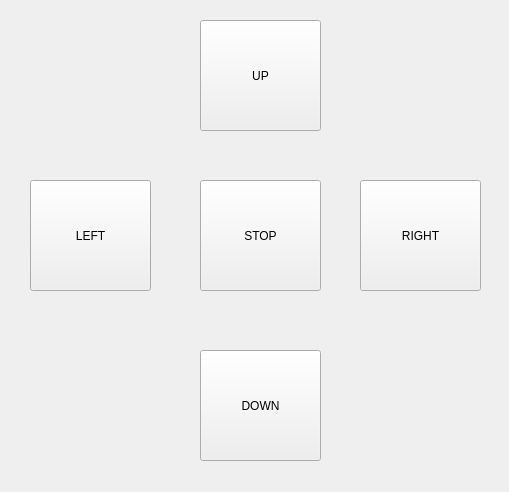
<?xml version="1.0" encoding="UTF-8"?>
<ui version="4.0">
 <class>MainWindowDesign</class>
 <widget class="QMainWindow" name="MainWindowDesign">
  <property name="geometry">
   <rect>
    <x>0</x>
    <y>0</y>
    <width>509</width>
    <height>492</height>
   </rect>
  </property>
  <property name="windowTitle">
   <string>QRosApp</string>
  </property>
  <property name="windowIcon">
   <iconset resource="../resources/images.qrc">
    <normaloff>:/images/icon.png</normaloff>:/images/icon.png</iconset>
  </property>
  <property name="locale">
   <locale language="English" country="Australia"/>
  </property>
  <widget class="QWidget" name="centralwidget">
   <widget class="QPushButton" name="pushButton_3">
    <property name="geometry">
     <rect>
      <x>360</x>
      <y>180</y>
      <width>121</width>
      <height>111</height>
     </rect>
    </property>
    <property name="text">
     <string>RIGHT</string>
    </property>
   </widget>
   <widget class="QPushButton" name="pushButton_2">
    <property name="geometry">
     <rect>
      <x>30</x>
      <y>180</y>
      <width>121</width>
      <height>111</height>
     </rect>
    </property>
    <property name="text">
     <string>LEFT</string>
    </property>
   </widget>
   <widget class="QPushButton" name="pushButton_1">
    <property name="geometry">
     <rect>
      <x>200</x>
      <y>20</y>
      <width>121</width>
      <height>111</height>
     </rect>
    </property>
    <property name="text">
     <string>UP</string>
    </property>
   </widget>
   <widget class="QPushButton" name="pushButton_4">
    <property name="geometry">
     <rect>
      <x>200</x>
      <y>350</y>
      <width>121</width>
      <height>111</height>
     </rect>
    </property>
    <property name="text">
     <string>DOWN</string>
    </property>
   </widget>
   <widget class="QPushButton" name="pushButton_5">
    <property name="geometry">
     <rect>
      <x>200</x>
      <y>180</y>
      <width>121</width>
      <height>111</height>
     </rect>
    </property>
    <property name="text">
     <string>STOP</string>
    </property>
   </widget>
  </widget>
  <action name="action_Quit">
   <property name="text">
    <string>&amp;Quit</string>
   </property>
   <property name="shortcut">
    <string>Ctrl+Q</string>
   </property>
   <property name="shortcutContext">
    <enum>Qt::ApplicationShortcut</enum>
   </property>
  </action>
  <action name="action_Preferences">
   <property name="text">
    <string>&amp;Preferences</string>
   </property>
  </action>
  <action name="actionAbout">
   <property name="text">
    <string>&amp;About</string>
   </property>
  </action>
  <action name="actionAbout_Qt">
   <property name="text">
    <string>About &amp;Qt</string>
   </property>
  </action>
 </widget>
 <resources>
  <include location="../resources/images.qrc"/>
 </resources>
 <connections>
  <connection>
   <sender>action_Quit</sender>
   <signal>triggered()</signal>
   <receiver>MainWindowDesign</receiver>
   <slot>close()</slot>
   <hints>
    <hint type="sourcelabel">
     <x>-1</x>
     <y>-1</y>
    </hint>
    <hint type="destinationlabel">
     <x>399</x>
     <y>299</y>
    </hint>
   </hints>
  </connection>
 </connections>
</ui>
